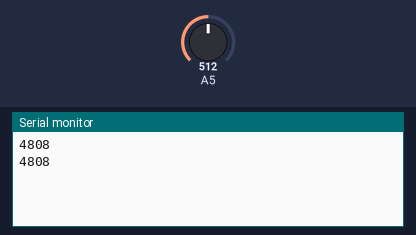
Bench run of a sketch on a simulated Arduino Uno, built with avr-gcc and run on an emulated ATmega328P. Parts: the last lines printed to the serial monitor. The inputs (shaded band) are chosen by the test bench; at power-on: A5 = 512.

Above: at 2.8 s.
2.9 s: A5 set to 716
At 5.1 s:
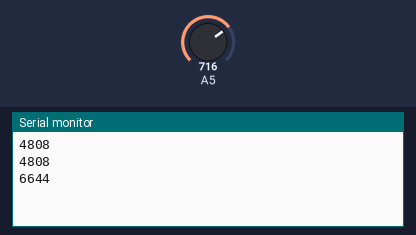
5.6 s: A5 set to 900
At 6.7 s:
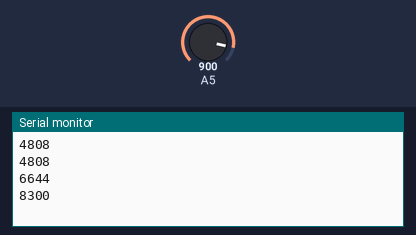
Timing chart, 0 to 8.6 s (numbered marks = the images above; inputs shaded):
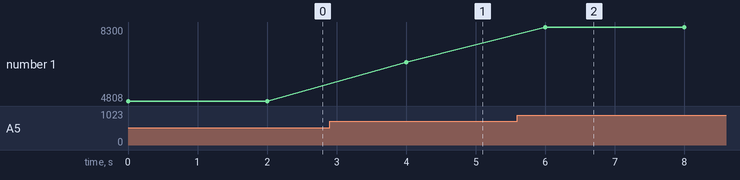

Measured:
- after the input at 2.9 s, the serial monitor: prints a new line after 1.1 s (image 1)
- after the input at 5.6 s, the serial monitor: prints a new line after 0.40 s (image 2)
- plotted number 1: 4808 → 6644 after the input at 2.9 s, 6644 → 8300 after the input at 5.6 s

The sketch:

gas.ino
```cpp
#include <stdio.h>
char buff[5];
int adc_value;
int gas_value;
void setup() {
  // put your setup code here, to run once:
  Serial.begin(9600);
}

void loop() {
  // put your main code here, to run repeatedly:
  adc_value=analogRead(A5);
  gas_value = adc_value*(float)(10000/1023)+200;
  sprintf(buff,"%d\n",gas_value);
  Serial.write(buff);
//  Serial.println(gas_value);
  delay(2000);
}
```
